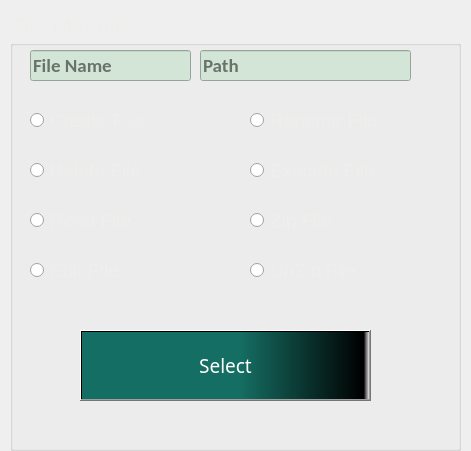
  <widget class="QFrame" name="m1_frame">
   <property name="geometry">
    <rect>
     <x>220</x>
     <y>90</y>
     <width>471</width>
     <height>451</height>
    </rect>
   </property>
   <property name="frameShape">
    <enum>QFrame::NoFrame</enum>
   </property>
   <property name="frameShadow">
    <enum>QFrame::Raised</enum>
   </property>
   <property name="lineWidth">
    <number>1</number>
   </property>
   <widget class="QGroupBox" name="groupBox_4">
    <property name="geometry">
     <rect>
      <x>10</x>
      <y>10</y>
      <width>451</width>
      <height>441</height>
     </rect>
    </property>
    <property name="font">
     <font>
      <family>Arial Rounded MT Bold</family>
      <pointsize>16</pointsize>
      <underline>true</underline>
     </font>
    </property>
    <property name="styleSheet">
     <string notr="true">color: rgb(238, 238, 236);</string>
    </property>
    <property name="title">
     <string>File Module</string>
    </property>
    <widget class="QRadioButton" name="feat1_m1_rb">
     <property name="geometry">
      <rect>
       <x>20</x>
       <y>100</y>
       <width>201</width>
       <height>20</height>
      </rect>
     </property>
     <property name="font">
      <font>
       <pointsize>14</pointsize>
      </font>
     </property>
     <property name="styleSheet">
      <string notr="true">color: rgb(238, 238, 236);</string>
     </property>
     <property name="text">
      <string>Create File</string>
     </property>
    </widget>
    <widget class="QRadioButton" name="feat5_m1_rb">
     <property name="geometry">
      <rect>
       <x>240</x>
       <y>100</y>
       <width>201</width>
       <height>20</height>
      </rect>
     </property>
     <property name="font">
      <font>
       <pointsize>14</pointsize>
      </font>
     </property>
     <property name="styleSheet">
      <string notr="true">color: rgb(238, 238, 236);</string>
     </property>
     <property name="text">
      <string>Rename File</string>
     </property>
     <property name="checkable">
      <bool>true</bool>
     </property>
     <property name="checked">
      <bool>false</bool>
     </property>
     <property name="autoRepeat">
      <bool>false</bool>
     </property>
    </widget>
    <widget class="QRadioButton" name="feat2_m1_rb">
     <property name="geometry">
      <rect>
       <x>20</x>
       <y>150</y>
       <width>201</width>
       <height>20</height>
      </rect>
     </property>
     <property name="font">
      <font>
       <pointsize>14</pointsize>
      </font>
     </property>
     <property name="styleSheet">
      <string notr="true">color: rgb(238, 238, 236);</string>
     </property>
     <property name="text">
      <string>Delete File</string>
     </property>
    </widget>
    <widget class="QRadioButton" name="feat6_m1_rb">
     <property name="geometry">
      <rect>
       <x>240</x>
       <y>150</y>
       <width>201</width>
       <height>20</height>
      </rect>
     </property>
     <property name="font">
      <font>
       <pointsize>14</pointsize>
      </font>
     </property>
     <property name="styleSheet">
      <string notr="true">color: rgb(238, 238, 236);</string>
     </property>
     <property name="text">
      <string>Execute File</string>
     </property>
     <property name="checkable">
      <bool>true</bool>
     </property>
     <property name="checked">
      <bool>false</bool>
     </property>
     <property name="autoRepeat">
      <bool>false</bool>
     </property>
    </widget>
    <widget class="QRadioButton" name="feat3_m1_rb">
     <property name="geometry">
      <rect>
       <x>20</x>
       <y>200</y>
       <width>201</width>
       <height>20</height>
      </rect>
     </property>
     <property name="font">
      <font>
       <pointsize>14</pointsize>
      </font>
     </property>
     <property name="styleSheet">
      <string notr="true">color: rgb(238, 238, 236);</string>
     </property>
     <property name="text">
      <string>Read File</string>
     </property>
    </widget>
    <widget class="QRadioButton" name="feat7_m1_rb">
     <property name="geometry">
      <rect>
       <x>240</x>
       <y>200</y>
       <width>201</width>
       <height>21</height>
      </rect>
     </property>
     <property name="font">
      <font>
       <pointsize>14</pointsize>
      </font>
     </property>
     <property name="styleSheet">
      <string notr="true">color: rgb(238, 238, 236);</string>
     </property>
     <property name="text">
      <string>Zip File</string>
     </property>
    </widget>
    <widget class="QPushButton" name="submit1_btn">
     <property name="geometry">
      <rect>
       <x>70</x>
       <y>320</y>
       <width>291</width>
       <height>71</height>
      </rect>
     </property>
     <property name="font">
      <font>
       <family>Arial Rounded MT Bold</family>
       <pointsize>14</pointsize>
      </font>
     </property>
     <property name="styleSheet">
      <string notr="true">background-color: qlineargradient(spread:pad, x1:0, y1:0, x2:1, y2:0, stop:0 rgba(21, 110, 99, 255), stop:0.55 rgba(21, 110, 99, 255), stop:0.98 rgba(0, 0, 0, 255), stop:1 rgba(0, 0, 0, 0));
color: rgb(255, 255, 255);</string>
     </property>
     <property name="text">
      <string>Select</string>
     </property>
     <property name="icon">
      <iconset>
       <normaloff>../.designer/.designer/C:/Users/HP/Desktop/Git_AI_Work/PYQT5_GUI/Student_Reg_form_Project/icon.jpg</normaloff>../.designer/.designer/C:/Users/HP/Desktop/Git_AI_Work/PYQT5_GUI/Student_Reg_form_Project/icon.jpg</iconset>
     </property>
    </widget>
    <widget class="QRadioButton" name="feat8_m1_rb">
     <property name="geometry">
      <rect>
       <x>240</x>
       <y>250</y>
       <width>201</width>
       <height>21</height>
      </rect>
     </property>
     <property name="font">
      <font>
       <pointsize>14</pointsize>
      </font>
     </property>
     <property name="styleSheet">
      <string notr="true">color: rgb(238, 238, 236);</string>
     </property>
     <property name="text">
      <string>UnZip File</string>
     </property>
    </widget>
    <widget class="QRadioButton" name="feat4_m1_rb">
     <property name="geometry">
      <rect>
       <x>20</x>
       <y>250</y>
       <width>201</width>
       <height>20</height>
      </rect>
     </property>
     <property name="font">
      <font>
       <pointsize>14</pointsize>
      </font>
     </property>
     <property name="styleSheet">
      <string notr="true">color: rgb(238, 238, 236);</string>
     </property>
     <property name="text">
      <string>Edit File</string>
     </property>
    </widget>
    <widget class="QLineEdit" name="f_path">
     <property name="geometry">
      <rect>
       <x>190</x>
       <y>40</y>
       <width>211</width>
       <height>31</height>
      </rect>
     </property>
     <property name="font">
      <font>
       <family>Calibri</family>
       <pointsize>14</pointsize>
       <weight>75</weight>
       <bold>true</bold>
      </font>
     </property>
     <property name="styleSheet">
      <string notr="true">color: rgb(0, 0, 0);
background-color: rgb(210, 229, 214);</string>
     </property>
     <property name="maxLength">
      <number>100</number>
     </property>
     <property name="placeholderText">
      <string>Path</string>
     </property>
    </widget>
    <widget class="QLineEdit" name="f_name">
     <property name="geometry">
      <rect>
       <x>20</x>
       <y>40</y>
       <width>161</width>
       <height>31</height>
      </rect>
     </property>
     <property name="font">
      <font>
       <family>Calibri</family>
       <pointsize>14</pointsize>
       <weight>75</weight>
       <bold>true</bold>
      </font>
     </property>
     <property name="styleSheet">
      <string notr="true">color: rgb(0, 0, 0);
background-color: rgb(210, 229, 214);</string>
     </property>
     <property name="maxLength">
      <number>25</number>
     </property>
     <property name="placeholderText">
      <string>File Name</string>
     </property>
    </widget>
   </widget>
  </widget>
